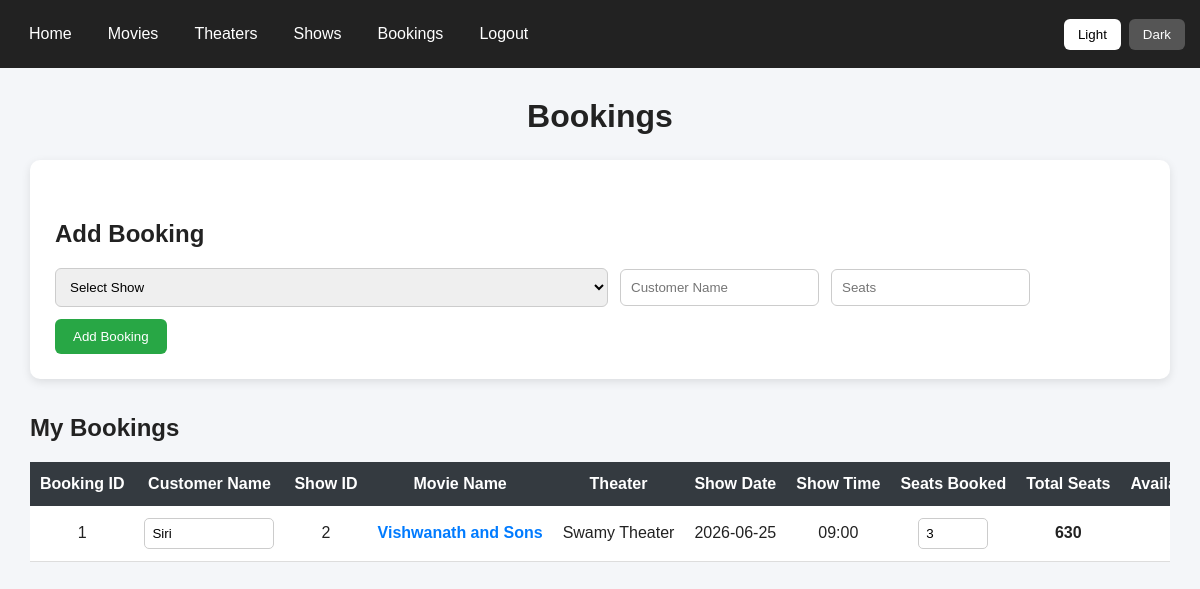
The app's page /bookings (signed in) with its own data.
### tables this page shows
CREATE TABLE bookings (
            id INTEGER PRIMARY KEY AUTOINCREMENT,
            user_id INTEGER NOT NULL,
            show_id INTEGER NOT NULL,
            customer_name TEXT NOT NULL,
            seats_booked INTEGER NOT NULL,
            FOREIGN KEY(user_id) REFERENCES users(id),
            FOREIGN KEY(show_id) REFERENCES shows(id)
        );

CREATE TABLE movies (
            id INTEGER PRIMARY KEY AUTOINCREMENT,
            name TEXT NOT NULL,
            genre TEXT NOT NULL,
            duration INTEGER NOT NULL,
            language TEXT NOT NULL
        );

CREATE TABLE theaters (
            id INTEGER PRIMARY KEY AUTOINCREMENT,
            name TEXT NOT NULL,
            location TEXT NOT NULL,
            seats INTEGER NOT NULL
        );

CREATE TABLE shows (
            id INTEGER PRIMARY KEY AUTOINCREMENT,
            movie_id INTEGER NOT NULL,
            theater_id INTEGER NOT NULL,
            show_date TEXT NOT NULL,
            show_time TEXT NOT NULL,
            ticket_price REAL DEFAULT 0,
            FOREIGN KEY(movie_id) REFERENCES movies(id),
            FOREIGN KEY(theater_id) REFERENCES theaters(id)
        );

### server.py (the view, shortened to what this page needs)
@app.route(
    "/bookings",
    methods=["GET", "POST"]
)
@login_required
def bookings():
    conn = db()
    available_shows = conn.execute(
        """
        SELECT

            shows.id,

            movies.name AS title,

            theaters.name AS theater_name,

            theaters.location AS theater_location,

            theaters.seats AS total_seats,

            shows.show_date,

            shows.show_time,

            shows.ticket_price,


            COALESCE(
                (
                    SELECT
                        SUM(
                            b.seats_booked
                        )

                    FROM bookings b

                    WHERE b.show_id =
                          shows.id
                ),
                0
            ) AS seats_booked,


            (
                theaters.seats

                -

                COALESCE(
                    (
                        SELECT
                            SUM(
                                b2.seats_booked
                            )

                        FROM bookings b2

                        WHERE b2.show_id =
                              shows.id
                    ),
                    0
                )
            ) AS available_seats


        FROM shows


        LEFT JOIN movies

        ON shows.movie_id =
           movies.id


        LEFT JOIN theaters

        ON shows.theater_id =
           theaters.id


        ORDER BY shows.id ASC

        """
    ).fetchall()
    rows = conn.execute(
        """
        SELECT

            bookings.id,

            bookings.user_id,

            bookings.show_id,

            bookings.customer_name,

            bookings.seats_booked,

            bookings.seats_booked
            AS seats,


            movies.name AS title,


            theaters.name AS theater_name,

            theaters.location
            AS theater_location,

            theaters.seats
            AS total_seats,


            shows.show_date,

            shows.show_time,

            shows.ticket_price,


            COALESCE(
                (
                    SELECT
                        SUM(
                            b3.seats_booked
                        )

                    FROM bookings b3

                    WHERE b3.show_id =
                          bookings.show_id
                ),
                0
            ) AS show_seats_booked,


            COALESCE(
                (
                    SELECT
                        SUM(
                            b4.seats_booked
                        )

                    FROM bookings b4

                    WHERE b4.show_id =
                          bookings.show_id
                ),
                0
            ) AS seats_booked_total,


            (
                theaters.seats

                -

                COALESCE(
                    (
                        SELECT
                            SUM(
                                b5.seats_booked
                            )

                        FROM bookings b5

                        WHERE b5.show_id =
                              bookings.show_id
                    ),
                    0
                )
            ) AS available_seats


        FROM bookings


        LEFT JOIN shows

        ON bookings.show_id =
           shows.id


        LEFT JOIN movies

        ON shows.movie_id =
           movies.id


        LEFT JOIN theaters

        ON shows.theater_id =
           theaters.id


        WHERE bookings.user_id = ?


        ORDER BY bookings.id ASC

        """,
        (
            session["user_id"],
        )
    ).fetchall()
    conn.close()
    return render_template(
        "bookings.html",
        shows=available_shows,
        bookings=rows
    )

### server.py (called while the page is built, shortened)
def db():
    conn = sqlite3.connect(DB)
    conn.row_factory = sqlite3.Row
    return conn

def login_required(view):
    @wraps(view)
    def wrapped(*args, **kwargs):
        return view(*args, **kwargs)
    return wrapped

### templates/bookings.html (shortened to what this page needs)
<!DOCTYPE html>
<html lang="en">
<head>
</head>
<body>
    <nav>
        <a href="{{ url_for('home') }}">
            Home
        </a>
        <a href="{{ url_for('movies') }}">
            Movies
        </a>
        <a href="{{ url_for('theaters') }}">
            Theaters
        </a>
        <a href="{{ url_for('shows') }}">
            Shows
        </a>
        <a href="{{ url_for('bookings') }}">
            Bookings
        </a>
        <a href="{{ url_for('logout') }}">
            Logout
        </a>
        <div class="theme-buttons">
            <button
                type="button"
                class="light-btn"
                onclick="setLight()">
                Light
            </button>
            <button
                type="button"
                class="dark-btn"
                onclick="setDark()">
                Dark
            </button>
        </div>
    </nav>
    <div class="container">
        <h1>
            Bookings
        </h1>
        <div class="booking-box">
            <h2>
                Add Booking
            </h2>
            {% if shows %}
            <form
                action="{{ url_for('bookings') }}"
                method="POST"
                class="booking-form">
                <select
                    name="show_id"
                    required>
                    <option value="">
                        Select Show
                    </option>
                </select>
                <input
                    type="text"
                    name="customer_name"
                    placeholder="Customer Name"
                    required>
                <input
                    type="number"
                    name="seats"
                    placeholder="Seats"
                    min="1"
                    required>
                <button
                    type="submit"
                    class="create-btn">
                    Add Booking
                </button>
            </form>
            {% else %}
            <p>
                No shows available.
                Please add a movie, theater and show first.
            </p>
            {% endif %}
        </div>
        <h2>
            My Bookings
        </h2>
        {% if bookings %}
        <div class="table-container">
            <table>
                <thead>
                    <tr>
                        <th>
                            Booking ID
                        </th>
                        <th>
                            Customer Name
                        </th>
                        <th>
                            Show ID
                        </th>
                        <th>
                            Movie Name
                        </th>
                        <th>
                            Theater
                        </th>
                        <th>
                            Show Date
                        </th>
                        <th>
                            Show Time
                        </th>
                        <th>
                            Seats Booked
                        </th>
                        <th>
                            Total Seats
                        </th>
                        <th>
                            Available Seats
                        </th>
                    </tr>
                </thead>
                <tbody>
                    {% for booking in bookings %}
                    <tr>
                        <td>
                            {{ booking["id"] }}
                        </td>
                        <td>
                            <form
                                action="{{ url_for('edit_booking', id=booking['id']) }}"
                                method="POST"
                                class="edit-form">
                                <input
                                    type="text"
                                    name="customer_name"
                                    value="{{ booking['customer_name'] }}"
                                    class="name-input"
                                    required>
                        </td>
                        <td>
                            {{ booking["show_id"] }}
                        </td>
                        <td class="movie-name">
                            {% if booking["title"] %}
                                {{ booking["title"] }}
                            {% else %}
                                Movie Not Found
                            {% endif %}
                        </td>
                        <td>
                            {% if booking["theater_name"] %}
                                {{ booking["theater_name"] }}
                            {% else %}
                                Theater Not Found
                            {% endif %}
                        </td>
                        <td>
                            {{ booking["show_date"] or "-" }}
                        </td>
                        <td>
                            {{ booking["show_time"] or "-" }}
                        </td>
                        <td class="booked-seats">
                            <input
                                type="number"
                                name="seats"
                                value="{{ booking['seats'] }}"
                                min="1"
                                class="seat-input"
                                required>
                        </td>
                        <td class="total-seats">
                            {{ booking["total_seats"] }}
                        </td>
                        <td class="available-seats">
                        </td>
                    </tr>
                    {% endfor %}
                </tbody>
            </table>
        </div>
        {% else %}
        <div class="no-data">
            No bookings available.
        </div>
        {% endif %}
    </div>
</body>
</html>

### templates/bookings.html (style rules this page uses)
* { box-sizing: border-box; }
body { margin: 0; font-family: Arial, sans-serif; background: #f4f6f9; color: #222; transition: 0.3s; }
nav { background: #222; padding: 15px; display: flex; align-items: center; gap: 8px; flex-wrap: wrap; }
nav a { color: white; text-decoration: none; padding: 10px 14px; border-radius: 6px; }
.theme-buttons { margin-left: auto; display: flex; gap: 8px; }
.theme-buttons button { padding: 8px 14px; border: none; border-radius: 6px; cursor: pointer; }
.light-btn { background: white; color: black; }
.dark-btn { background: #555; color: white; }
.container { width: 95%; max-width: 1500px; margin: 30px auto; }
h1 { text-align: center; margin-bottom: 25px; }
h2 { margin-top: 35px; }
.booking-box { background: white; padding: 25px; border-radius: 10px; box-shadow: 0 3px 10px rgba(0,0,0,0.10); margin-bottom: 30px; }
.booking-form { display: flex; gap: 12px; align-items: center; flex-wrap: wrap; }
.booking-form input, .booking-form select { padding: 10px; border: 1px solid #ccc; border-radius: 6px; min-width: 180px; }
.create-btn { padding: 10px 18px; background: #28a745; color: white; border: none; border-radius: 6px; cursor: pointer; }
.table-container { width: 100%; overflow-x: auto; }
table { width: 100%; border-collapse: collapse; background: white; min-width: 1200px; box-shadow: 0 3px 10px rgba(0,0,0,0.10); }
th { background: #343a40; color: white; padding: 13px 10px; text-align: center; white-space: nowrap; }
td { padding: 12px 10px; text-align: center; border-bottom: 1px solid #ddd; white-space: nowrap; }
.movie-name { font-weight: bold; color: #007bff; }
.booked-seats { font-weight: bold; color: #dc3545; }
.available-seats { font-weight: bold; color: #28a745; }
.total-seats { font-weight: bold; }
.edit-form { display: flex; align-items: center; justify-content: center; gap: 6px; }
.name-input { width: 130px; padding: 7px; border: 1px solid #ccc; border-radius: 5px; }
.seat-input { width: 70px; padding: 7px; border: 1px solid #ccc; border-radius: 5px; }

### records on screen
bookings: id "1", customer_name "Siri", show_id "2", title "Vishwanath and Sons", theater_name "Swamy Theater", show_date "2026-06-25", show_time "09:00", seats "3", total_seats "630"
